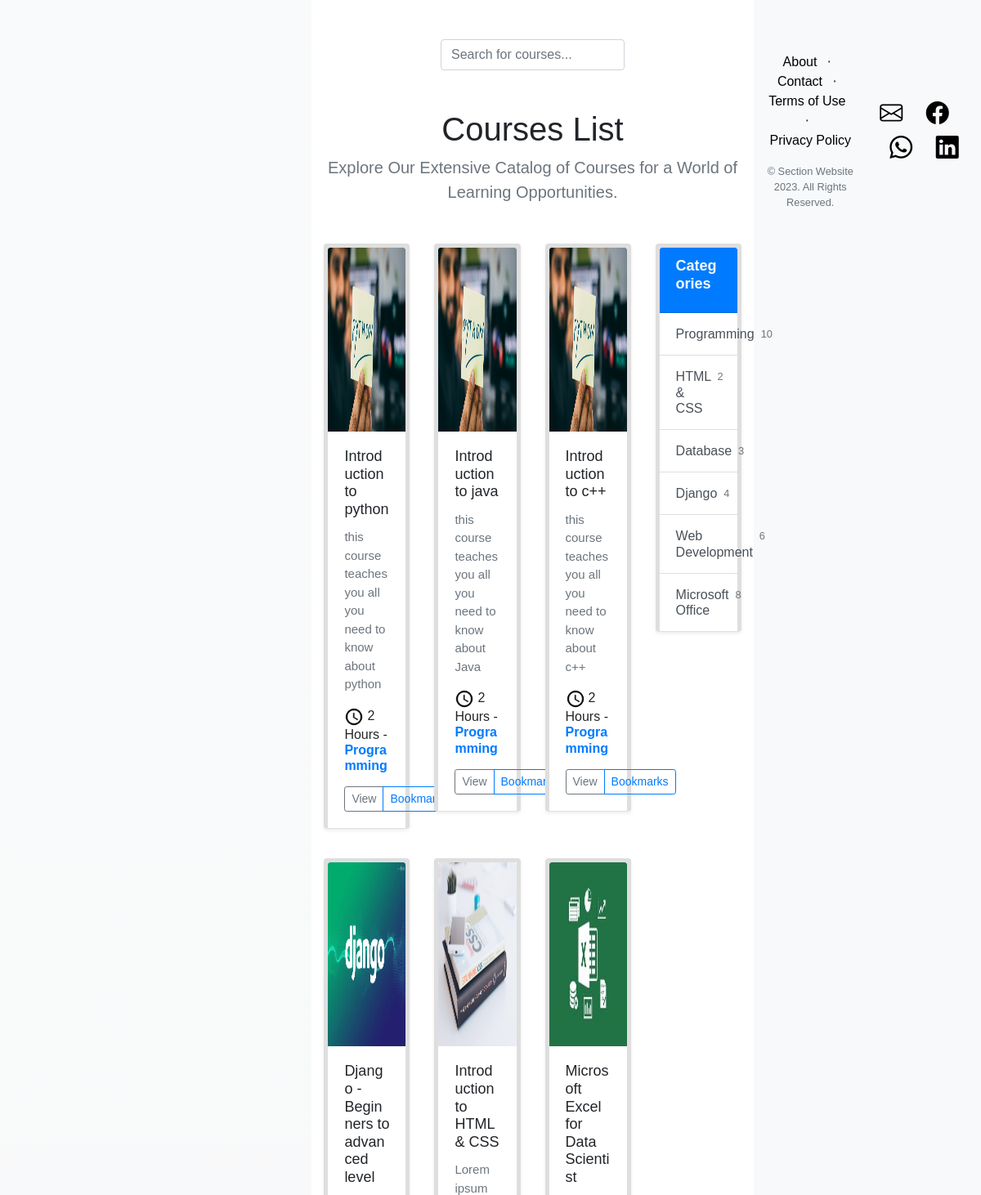
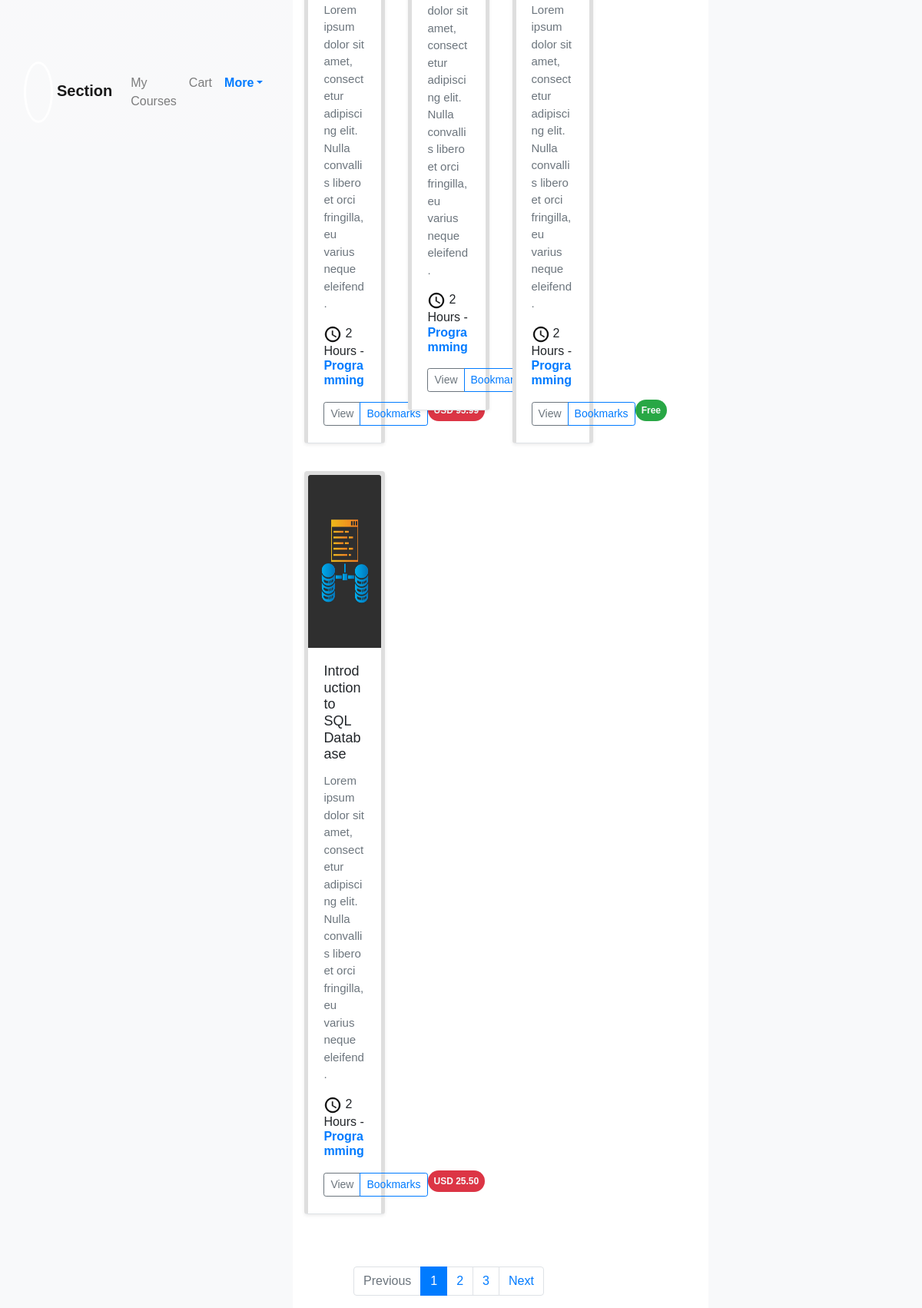
Screenshot of /views/courses.php (signed in) with the database file from the repository (2 pictures, top to bottom).
### tables this page shows
CREATE TABLE `course_table` (
  `ID` int(11) NOT NULL,
  `name` varchar(100) NOT NULL,
  `preview` varchar(200) NOT NULL,
  `instructorID` int(11) NOT NULL,
  `price` int(11) NOT NULL,
  `Category` varchar(100) NOT NULL,
  `level` varchar(100) NOT NULL,
  `startdate` date DEFAULT NULL,
  `enddate` date DEFAULT NULL,
  `courseinfo` varchar(500) NOT NULL
);

### db/Dbh.php (called while the page is built, shortened)
<?php
class DBh
{
	private $servername;
	private $username;
	private $password;
	private $dbname;
	private $conn;
	function __construct()
	{
		$this->servername = DB_SERVER;
		$this->username = DB_USER;
		$this->password = DB_PASS;
		$this->dbname = DB_DATABASE;
	}
	public function connect()
	{
		$this->conn = new mysqli($this->servername, $this->username, $this->password, $this->dbname);
		return $this->conn;
	}
	public function query($sql)
	{
		if (!empty($sql)) {
			$this->result = $this->conn->query($sql);
			return $this->result;
		} else {
			return false;
		}
	}
}

### models/Models.php (called while the page is built)
<?php
require_once("../db/Dbh.php");
abstract class Model{
    protected $db;
    protected $conn;
    public function connect(){
        if(null === $this->conn ){
            $this->db = new Dbh();
        }
        return $this->db;
    }
}
?>

### models/classcourse.php (called while the page is built, shortened)
<?php
require '../models/classsection.php';
require_once("Models.php");
class Course extends Model
{
    private $id;
    private $name;
    private $preview;
    private $courses;
    public function __construct($id = "", $name = "", $preview = "", $instructor = "", $price = "", $category = "", $level = "", $enddate = "", $startdate = "", $courseinfo = "")
    {
        $this->db = $this->connect();
        $this->id = $id;
        $this->name = $name;
        $this->preview = $preview;
    }
    public function getRequirementsByCourseID($courseID)
{
    $requirements = array();
    return $requirements;
}
    public function fetchCourses()
    {
        $this->courses = array();
        $this->db = $this->connect();
        $result = $this->readCourses();
        while ($row = $result->fetch_assoc()) {
            $req_result = $this->getRequirementsByCourseID($row["ID"]);
            array_push(
                $this->courses,
                new Course(
                    $row["ID"],
                    $row["name"],
                    $row["preview"],
                    $row["instructorID"],
                    $row["price"],
                    $row["Category"],
                    $row["level"],
                    $row["enddate"],
                    $row["startdate"],
                    $row["courseinfo"],
                $req_result
                ));
        }
    }
    private function readCourses()
    {
        $sql = "SELECT * FROM course_table";
        $result = $this->db->query($sql);
        return $result;
    }
    public function getId()
    {
        return $this->id;
    }
    public function getName()
    {
        return $this->name;
    }
    public function getPerview()
    {
        return $this->preview;
    }
    public function getCourses()
    {
        return $this->courses;
    }
}

### views/courses.php (the view, shortened to what this page needs)
<!DOCTYPE html>
<html lang="en">
<?php
include("partials/head.php");
echo '<body>';
include("partials/navbar.php");
?>
<div class="container-fluid py-5 bg-body-tertiary">
    <div class="col-lg-6 mx-auto">
        <form class="form-group">
            <input class="form-control form-control" type="search" placeholder="Search for courses..." />
        </form>
    </div>
    <div class="text-sm-start text-lg-center my-5">
        <h1>Courses List</h1>
        <p class="lead fw-normal text-muted">Explore Our Extensive Catalog of Courses for a World of Learning Opportunities.</p>
    </div>
    <?php
    require '../models/classcourse.php';
    ?>
    <div d="gallery" class="row row-cols-1 row-cols-sm-1 row-cols-md-2 g-3 gallery">
        <div class="col-md-9">
            <div class="row row-cols-1 row-cols-sm-2 row-cols-md-3 g-3 mb-5">
                <?php
                $courseObject = new Course();
                $courseObject->fetchCourses();
                foreach ($courseObject->getCourses() as $course) {
                    echo '<div class="col gallery-item">';
                    echo '    <div class="card shadow-sm border-bottom border-5">';
                    echo '        <a href="coursecontent.php?course_id=' . $course->getId() . '" class="card-img">';
                    echo '            <img class="bd-placeholder-img card-img-top" style="height: 225px;width: 100%;" src="../public/assets/img/python.jpg">';
                    echo '        </a>';
                    echo '        <div class="card-body">';
                    echo '            <h3 class="card-title h4">';
                    echo '                Introduction to ' .  $course->getName();
                    echo '            </h3>';
                    echo '            <p class="card-text text-muted">' . $course->getPerview() . '</p>';
                    echo '            <p class="card-text h6 mb-3">';
                    echo '                <img class="rounded-circle me-1" style="height: 24px;width: 24px;" src="static/assets/img/clock.png">2 Hours &dash; <span class="text-primary fw-bold">Programming</span>';
                    echo '            </p>';
                    echo '            <div class="d-flex justify-content-between align-items-center">';
                    echo '                <div class="btn-group">';
                    echo '                    <a href="detail.php?course_id=' . $course->getId() . '" type="button" class="btn btn-sm btn-outline-secondary">View</a>';
                    echo '                    <a href="bookmark.php" type="button" class="btn btn-sm btn-outline-primary">Bookmarks</a>';
                    echo '                </div>';
                    echo '            </div>';
                    echo '        </div>';
                    echo '    </div>';
                    echo '</div>';
                }
                ?>
                <div class="col gallery-item">
                    <div class="card shadow-sm border-bottom border-5">
                        <a href="detail.php" class="card-img">
                            <img class="bd-placeholder-img card-img-top" style="height: 225px;width: 100%;" src="static/assets/img/django.jpg">
                        </a>
                        <div class="card-body">
                            <h3 class="card-title h4">
                                Django - Beginners to advanced level
                            </h3>
                            <p class="card-text text-muted">Lorem ipsum dolor sit amet, consectetur adipiscing elit. Nulla convallis libero et orci fringilla, eu varius neque eleifend.</p>
                            <p class="card-text h6 mb-3">
                                <img class="rounded-circle me-1" style="height: 24px;width: 24px;" src="static/assets/img/clock.png">2 Hours &dash; <span class="text-primary fw-bold">Programming</span>
                            </p>
                            <div class="d-flex justify-content-between align-items-center">
                                <div class="btn-group">
                                    <a href="detail.php" type="button" class="btn btn-sm btn-outline-secondary">View</a>
                                    <a href="bookmark.php" type="button" class="btn btn-sm btn-outline-primary">Bookmarks</a>
                                </div>
                                <small class="badge rounded-pill text-light bg-danger p-2 h6">USD 95.99</small>
                            </div>
                        </div>
                    </div>
                </div>
                <div class="col gallery-item">
                    <div class="card shadow-sm border-bottom border-5">
                        <a href="detail.php" a class="card-img">
                            <img class="bd-placeholder-img card-img-top" style="height: 225px;width: 100%;" src="static/assets/img/css.jpg">
                        </a>
                        <div class="card-body">
                            <h3 class="card-title h4">
                                Introduction to HTML & CSS
                            </h3>
                            <p class="card-text text-muted">Lorem ipsum dolor sit amet, consectetur adipiscing elit. Nulla convallis libero et orci fringilla, eu varius neque eleifend.</p>
                            <p class="card-text h6 mb-3">
                                <img class="rounded-circle me-1" style="height: 24px;width: 24px;" src="static/assets/img/clock.png">2 Hours &dash; <span class="text-primary fw-bold">Programming</span>
                            </p>
                            <div class="d-flex justify-content-between align-items-center">
                                <div class="btn-group">
                                    <a href="detail.php" type="button" class="btn btn-sm btn-outline-secondary">View</a>
                                    <a href="bookmark.php" type="button" class="btn btn-sm btn-outline-primary">Bookmarks</a>
                                </div>
                                <small class="badge rounded-pill text-light bg-success p-2 h6">Free</small>
                            </div>
                        </div>
                    </div>
                </div>
                <div class="col gallery-item">
                    <div class="card shadow-sm border-bottom border-5">
                        <a href="detail.php" class="card-img">
                            <img class="bd-placeholder-img card-img-top" style="height: 225px;width: 100%;" src="static/assets/img/excel.jpg">
                        </a>
                        <div class="card-body">
                            <h3 class="card-title h4">
                                Microsoft Excel for Data Scientist
                            </h3>
                            <p class="card-text text-muted">Lorem ipsum dolor sit amet, consectetur adipiscing elit. Nulla convallis libero et orci fringilla, eu varius neque eleifend.</p>
                            <p class="card-text h6 mb-3">
                                <img class="rounded-circle me-1" style="height: 24px;width: 24px;" src="static/assets/img/clock.png">2 Hours &dash; <span class="text-primary fw-bold">Programming</span>
                            </p>
                            <div class="d-flex justify-content-between align-items-center">
                                <div class="btn-group">
                                    <a href="detail.php" type="button" class="btn btn-sm btn-outline-secondary">View</a>
                                    <a href="bookmark.php" type="button" class="btn btn-sm btn-outline-primary">Bookmarks</a>
                                </div>
                                <small class="badge rounded-pill text-light bg-success p-2 h6">Free</small>
                            </div>
                        </div>
                    </div>
                </div>
                <div class="col gallery-item">
                    <div class="card shadow-sm border-bottom border-5">
                        <a href="detail.php" class="card-img">
                            <img class="bd-placeholder-img card-img-top" style="height: 225px;width: 100%;" src="static/assets/img/db.jpg">
                        </a>
                        <div class="card-body">
                            <h3 class="card-title h4">
                                Introduction to SQL Database
                            </h3>
                            <p class="card-text text-muted">Lorem ipsum dolor sit amet, consectetur adipiscing elit. Nulla convallis libero et orci fringilla, eu varius neque eleifend.</p>
                            <p class="card-text h6 mb-3">
                                <img class="rounded-circle me-1" style="height: 24px;width: 24px;" src="static/assets/img/clock.png">2 Hours &dash; <span class="text-primary fw-bold">Programming</span>
                            </p>
                            <div class="d-flex justify-content-between align-items-center">
                                <div class="btn-group">
                                    <a href="detail.php" type="button" class="btn btn-sm btn-outline-secondary">View</a>
                                    <a href="bookmark.php" type="button" class="btn btn-sm btn-outline-primary">Bookmarks</a>
                                </div>
                                <small class="badge rounded-pill text-light bg-danger p-2 h6">USD 25.50</small>
                            </div>
                        </div>
                    </div>
                </div>
            </div>
            <nav aria-label="Page navigation example">
                <ul class="pagination justify-content-center">
                    <li class="page-item disabled"><a class="page-link">Previous</a></li>
                    <li class="page-item active"><a class="page-link" href="#">1</a></li>
                    <li class="page-item"><a class="page-link" href="#">2</a></li>
                    <li class="page-item"><a class="page-link" href="#">3</a></li>
                    <li class="page-item"><a class="page-link" href="#">Next</a></li>
                </ul>
            </nav>
        </div>
        <div class="col-md-3">
            <div class="card shadow-sm border-bottom border-5">
                <div class="card-header bg-primary text-light">
                    <h4 class="card-title">Categories</h4>
                </div>
                <div class="list-group list-group-flush">
                    <a href="#" class="list-group-item list-group-item-action d-flex gap-3 py-3" aria-current="true">
                        <div class="d-flex gap-2 w-100 justify-content-between">
                            <h6 class="mb-0">Programming</h6>
                            <small class="text-muted">10</small>
                        </div>
                    </a>
                    <a href="#" class="list-group-item list-group-item-action d-flex gap-3 py-3" aria-current="true">
                        <div class="d-flex gap-2 w-100 justify-content-between">
                            <h6 class="mb-0">HTML & CSS</h6>
                            <small class="text-muted">2</small>
                        </div>
                    </a>
                    <a href="#" class="list-group-item list-group-item-action d-flex gap-3 py-3" aria-current="true">
                        <div class="d-flex gap-2 w-100 justify-content-between">
                            <h6 class="mb-0">Database</h6>
                            <small class="text-muted">3</small>
                        </div>
                    </a>
                    <a href="#" class="list-group-item list-group-item-action d-flex gap-3 py-3" aria-current="true">
                        <div class="d-flex gap-2 w-100 justify-content-between">
                            <h6 class="mb-0">Django</h6>
                            <small class="text-muted">4</small>
                        </div>
                    </a>
                    <a href="#" class="list-group-item list-group-item-action d-flex gap-3 py-3" aria-current="true">
                        <div class="d-flex gap-2 w-100 justify-content-between">
                            <h6 class="mb-0">Web Development</h6>
                            <small class="text-muted">6</small>
                        </div>
                    </a>
                    <a href="#" class="list-group-item list-group-item-action d-flex gap-3 py-3" aria-current="true">
                        <div class="d-flex gap-2 w-100 justify-content-between">
                            <h6 class="mb-0">Microsoft Office</h6>
                            <small class="text-muted">8</small>
                        </div>
                    </a>
                </div>
            </div>
        </div>
    </div>
</div>
<?php
include("partials/footer.php")
?>
</body>
</html>

### public/css/about.css (style rules this page uses)
:root { --primary: #0d6efd; --light: #e4eefc; --dark: #181d38; }

### public/css/dashboard.css (style rules this page uses)
* { margin: 0; padding: 0; border: none; outline: none; box-sizing: border-box; font-family: "Poppins", sans-serif; }
body { display: flex; }
a { color: black; text-decoration: none; }

### rows the page displays
course_table: name "python", preview "this course teaches you all you need to know about python"
course_table: name "java", preview "this course teaches you all you need to know about Java"
course_table: name "c++", preview "this course teaches you all you need to know about c++"
